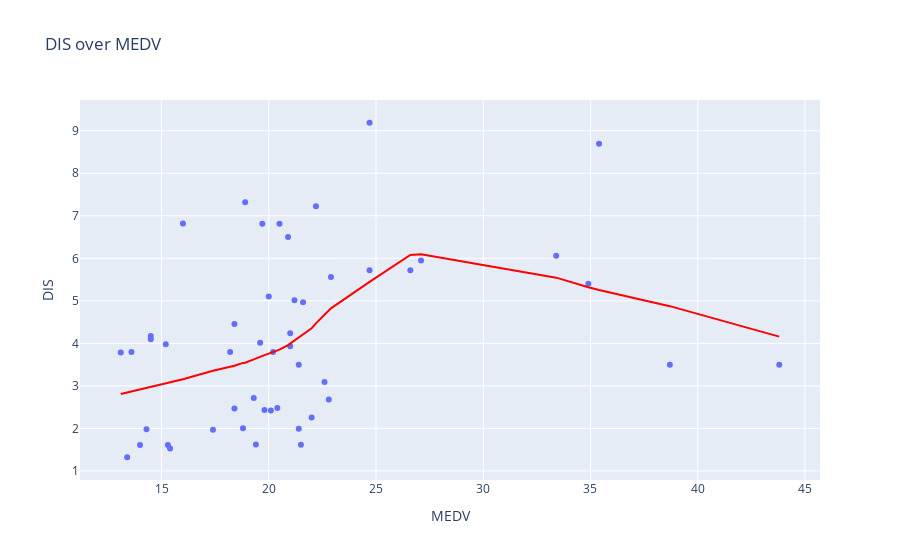

Notebook code cell kept with this figure:
### Code cell
plot_linear_regression("MEDV", "DIS", data1, "lowess", "DIS over MEDV")

### Figure 1 — Plotly figure (JSON) as saved in the notebook; plotly's stock layout.template omitted (floating-point values rounded to 4 significant figures)
{"data": [{"hovertemplate": "MEDV=%{x}<br>DIS=%{y}<extra></extra>", "legendgroup": "", "marker": {"color": "#636efa", "symbol": "circle"}, "mode": "markers", "name": "", "orientation": "v", "showlegend": false, "type": "scatter", "x": [14.5, 21, 18.9, 19.8, 20.4, 17.4, 33.4, 21, 22.9, 21.5, 19.3, 20.5, 22.8, 34.9, 21.2, 20.9, 15.2, 26.6, 24.7, 38.7, 22.6, 43.8, 14.5, 21.4, 13.6, 15.4, 21.6, 22.2, 27.1, 13.4, 24.7, 14, 35.4, 22, 18.4, 20.2, 16, 20.1, 19.4, 20, 19.7, 18.2, 18.4, 21.4, 13.1, 14.3, 19.6, 15.3, 18.8], "xaxis": "x", "y": [4.175, 4.239, 7.32, 2.433, 2.478, 1.967, 6.062, 3.934, 5.561, 1.618, 2.715, 6.815, 2.678, 5.401, 5.014, 6.498, 3.977, 5.721, 5.721, 3.495, 3.092, 3.495, 4.095, 1.993, 3.798, 1.526, 4.967, 7.226, 5.95, 1.322, 9.188, 1.612, 8.697, 2.258, 2.47, 3.796, 6.819, 2.421, 1.623, 5.1, 6.815, 3.796, 4.455, 3.495, 3.787, 1.98, 4.012, 1.61, 2.006], "yaxis": "y"}, {"hovertemplate": "<b>LOWESS trendline</b><br><br>MEDV=%{x}<br>DIS=%{y} <b>(trend)</b><extra></extra>", "legendgroup": "", "line": {"color": "Red"}, "marker": {"color": "#636efa", "symbol": "circle"}, "mode": "lines", "name": "", "showlegend": false, "type": "scatter", "x": [13.1, 13.4, 13.6, 14, 14.3, 14.5, 14.5, 15.2, 15.3, 15.4, 16, 17.4, 18.2, 18.4, 18.4, 18.8, 18.9, 19.3, 19.4, 19.6, 19.7, 19.8, 20, 20.1, 20.2, 20.4, 20.5, 20.9, 21, 21, 21.2, 21.4, 21.4, 21.5, 21.6, 22, 22.2, 22.6, 22.8, 22.9, 24.7, 24.7, 26.6, 27.1, 33.4, 34.9, 35.4, 38.7, 43.8], "xaxis": "x", "y": [2.81, 2.846, 2.87, 2.918, 2.954, 2.977, 2.977, 3.06, 3.072, 3.084, 3.156, 3.356, 3.445, 3.473, 3.473, 3.54, 3.545, 3.622, 3.645, 3.686, 3.705, 3.724, 3.759, 3.776, 3.796, 3.835, 3.852, 3.958, 3.994, 3.994, 4.075, 4.149, 4.149, 4.181, 4.213, 4.355, 4.47, 4.666, 4.776, 4.823, 5.447, 5.447, 6.08, 6.095, 5.545, 5.319, 5.256, 4.874, 4.159], "yaxis": "y"}], "layout": {"legend": {"tracegroupgap": 0}, "title": {"text": "DIS over MEDV"}, "xaxis": {"anchor": "y", "domain": [0, 1], "title": {"text": "MEDV"}}, "yaxis": {"anchor": "x", "domain": [0, 1], "title": {"text": "DIS"}}}}
